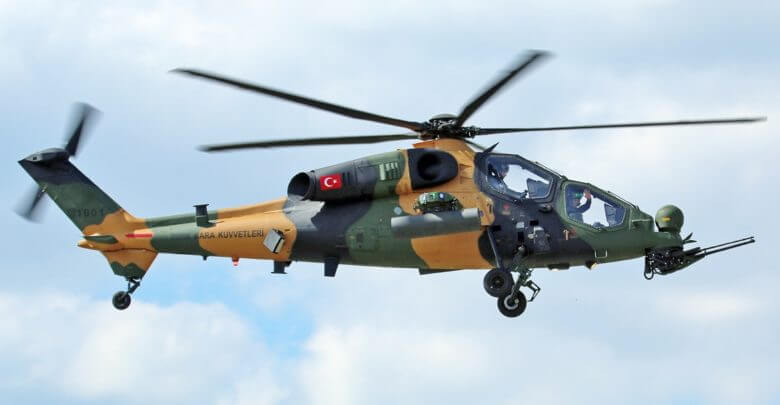
#> input picture temel_islemler/heli.jpg, 780 x 405 px
$ python histogram.py
#> lines starting #> are read from the running program, lines starting #| are printed output that depends on the picture
import cv2.cv2 as cv2
import numpy as np
from matplotlib import pyplot as plt

img = cv2.imread("heli.jpg")
#> img is the input picture: shape (405, 780, 3); mean B, G, R 207.3, 197.5, 183
# [6 lines of commented-out code are left out]
b, g, r = cv2.split(img)
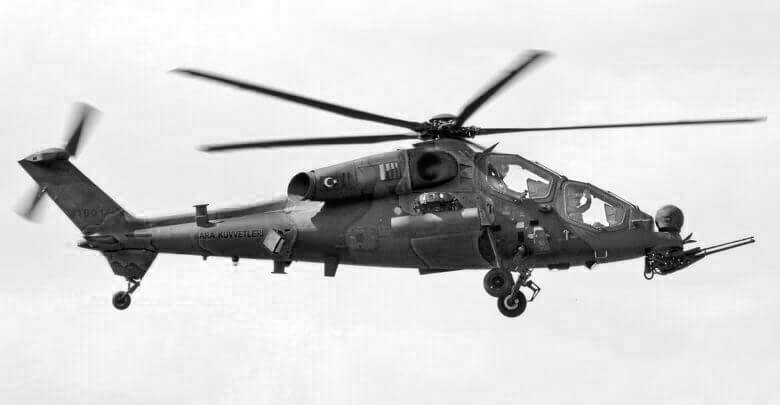
#> b: shape (405, 780); min 0, max 255, mean 207.3
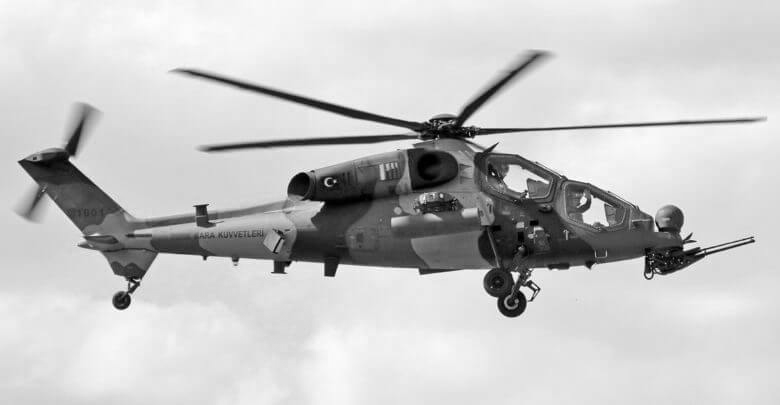
#> g: shape (405, 780); min 0, max 255, mean 197.5
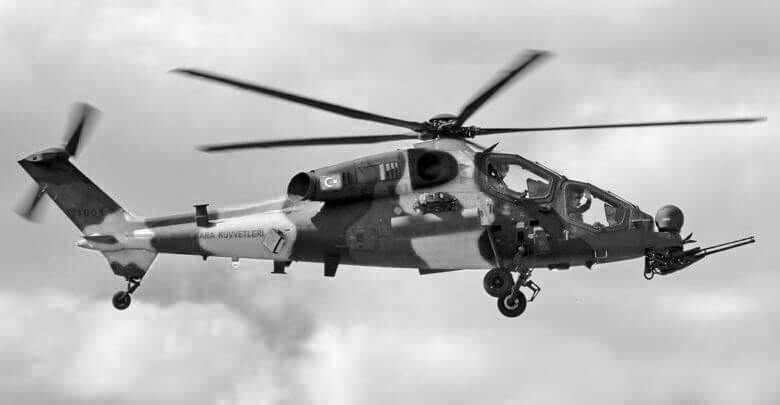
#> r: shape (405, 780); min 0, max 255, mean 183
# bu fonksiyon resmin renk degerlerini ayirir
plt.subplot(3, 1, 1)
plt.hist(b.ravel(), 256, [0, 256], color='blue')

plt.subplot(3, 1, 2)
plt.hist(g.ravel(), 256, [0, 256], color='green')

plt.subplot(3, 1, 3)
plt.hist(r.ravel(), 256, [0, 256], color='red')

plt.show()
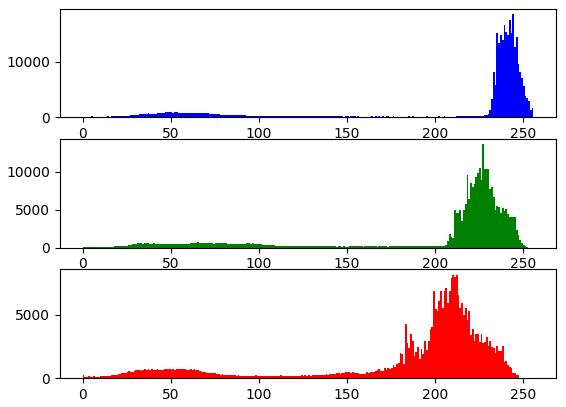
#> figure drawn by matplotlib, 3 panels; panel 1: tallest bar 18669 high, from x = 244 to 245; panel 2: tallest bar 13613 high, from x = 227 to 228; panel 3: tallest bar 8178 high, from x = 210 to 211

cv2.imshow("img", img)

"""
y ekseni 500*500 den 250000 pixel sayısını verir x ekseni de renk degerlerini siyah oldugu icin tum pixeller 0 dir
"""
cv2.waitKey(0)
cv2.destroyAllWindows()
